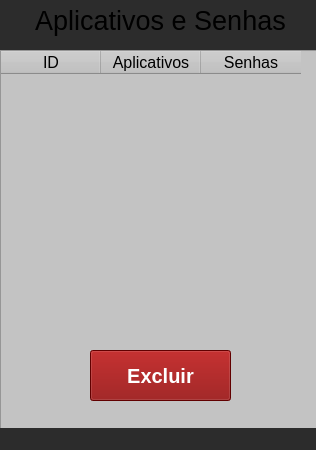
<?xml version="1.0" encoding="UTF-8"?>
<ui version="4.0">
 <class>MainWindow</class>
 <widget class="QMainWindow" name="MainWindow">
  <property name="geometry">
   <rect>
    <x>0</x>
    <y>0</y>
    <width>316</width>
    <height>450</height>
   </rect>
  </property>
  <property name="windowTitle">
   <string>MainWindow</string>
  </property>
  <property name="styleSheet">
   <string notr="true">background-color: rgb(44, 44, 44);</string>
  </property>
  <widget class="QWidget" name="centralwidget">
   <widget class="QLabel" name="label">
    <property name="geometry">
     <rect>
      <x>20</x>
      <y>0</y>
      <width>281</width>
      <height>41</height>
     </rect>
    </property>
    <property name="font">
     <font>
      <pointsize>20</pointsize>
     </font>
    </property>
    <property name="text">
     <string>&lt;html&gt;&lt;head/&gt;&lt;body&gt;&lt;p align=&quot;center&quot;&gt;Aplicativos e Senhas&lt;/p&gt;&lt;/body&gt;&lt;/html&gt;</string>
    </property>
   </widget>
   <widget class="QTableWidget" name="tableWidget">
    <property name="geometry">
     <rect>
      <x>0</x>
      <y>50</y>
      <width>491</width>
      <height>381</height>
     </rect>
    </property>
    <property name="styleSheet">
     <string notr="true">background-color: rgb(195, 195, 195);</string>
    </property>
    <property name="gridStyle">
     <enum>Qt::NoPen</enum>
    </property>
    <column>
     <property name="text">
      <string>ID</string>
     </property>
     <property name="font">
      <font>
       <pointsize>12</pointsize>
      </font>
     </property>
    </column>
    <column>
     <property name="text">
      <string>Aplicativos</string>
     </property>
     <property name="font">
      <font>
       <pointsize>12</pointsize>
      </font>
     </property>
    </column>
    <column>
     <property name="text">
      <string>Senhas</string>
     </property>
     <property name="font">
      <font>
       <pointsize>12</pointsize>
      </font>
     </property>
    </column>
   </widget>
   <widget class="QPushButton" name="pushButton">
    <property name="geometry">
     <rect>
      <x>90</x>
      <y>350</y>
      <width>141</width>
      <height>51</height>
     </rect>
    </property>
    <property name="font">
     <font>
      <pointsize>15</pointsize>
      <weight>75</weight>
      <bold>true</bold>
     </font>
    </property>
    <property name="styleSheet">
     <string notr="true">background-color: rgb(136, 0, 0);
color: rgb(255, 255, 255);</string>
    </property>
    <property name="text">
     <string>Excluir</string>
    </property>
   </widget>
  </widget>
  <widget class="QMenuBar" name="menubar">
   <property name="geometry">
    <rect>
     <x>0</x>
     <y>0</y>
     <width>316</width>
     <height>21</height>
    </rect>
   </property>
  </widget>
  <widget class="QStatusBar" name="statusbar"/>
 </widget>
 <resources/>
 <connections/>
</ui>
